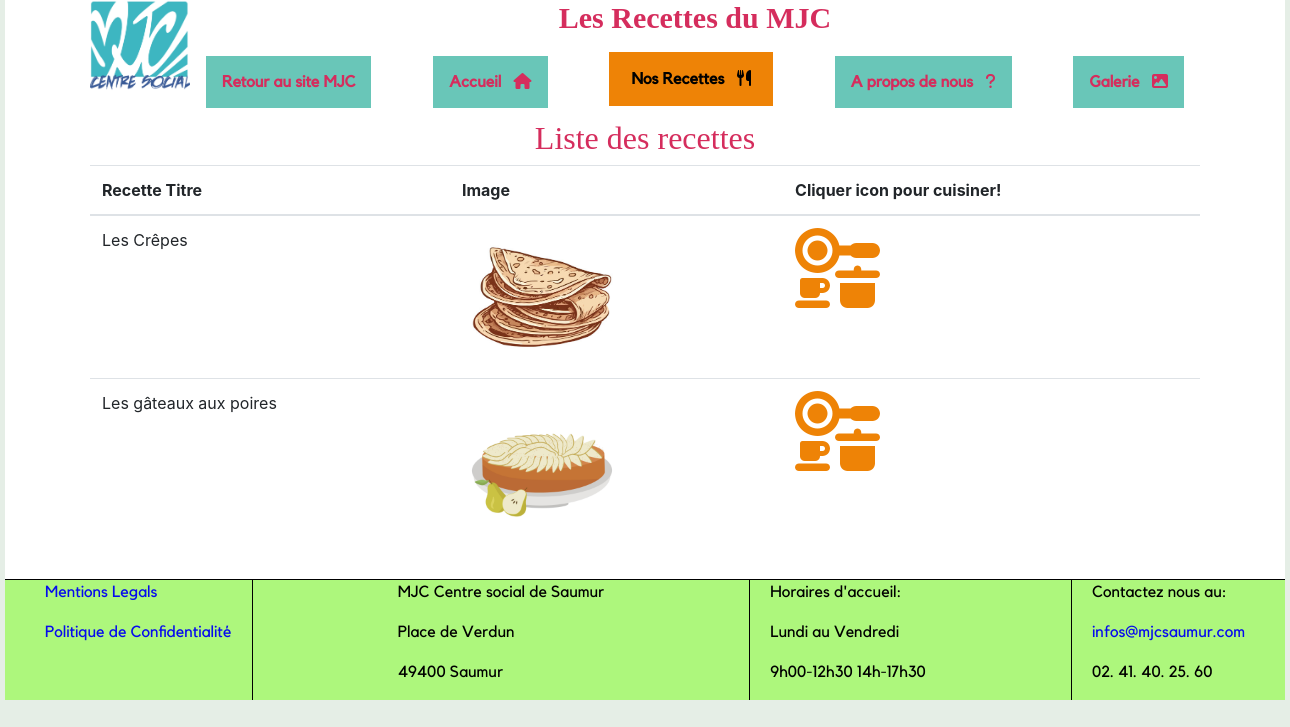
Page /index.php?controller=recipes&action=listRecipes on the earlier database version.
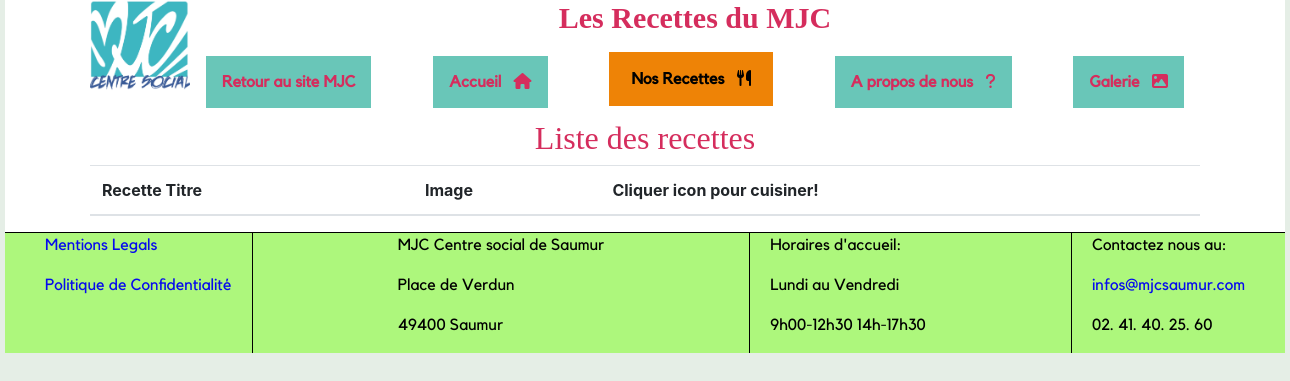
Same page on the later database version.
### tables this page shows
CREATE TABLE IF NOT EXISTS `recipetable` (
  `recetteId` int NOT NULL AUTO_INCREMENT,
  `recetteTitle` varchar(255) NOT NULL,
  `Ingredients` varchar(500) NOT NULL,
  `recetteImage` varchar(255) DEFAULT NULL,
  `recetteMethode` varchar(500) NOT NULL,
  `recetteFalc` varchar(255) DEFAULT NULL,
  PRIMARY KEY (`recetteId`)
);

### Controllers/Controller.php (called while the page is built, shortened)
<?php
abstract class Controller
{
    public function render(string $path, array $data = []) {
    extract($data);
    include dirname(__DIR__) . '/Views/' . $path . ".php";
    include dirname(__DIR__).'/Views/base.php';
    }
}
?>

### Controllers/RecipesController.php (called while the page is built, shortened)
<?php
class recipesController extends Controller
{
    public function listRecipes() {
        $recipes = new recipeModel();
        $list = $recipes->findAll();
        $this->render("Recipes/listRecipes",["list"=>$list]);
    }
}
?>

### Public/index.php (called while the page is built, shortened)
<?php
include '../autoloader.php';
$route = new Router();
$route->routes();
?>

### autoloader.php (called while the page is built, shortened)
<?php
class autoloader {
static function autoload($class)
 {
    $class = str_replace(__NAMESPACE__.'\\','',$class);
    $class = str_replace('\\','/', $class);
 }
}
?>

### Core/dbConnect.php (called while the page is built, shortened)
<?php
class dbConnect
{
    public function __construct()
    {
        try {
            $this->connection = new PDO('mysql:host='.self::SERVER.';dbname=' . self::BASE, self::USER, self::PASSWORD);
        }
        catch (Exception $e)
        {
            die("Error : " . $e->getMessage());
        }
    }
}
?>

### Models/recipeModel.php (called while the page is built, shortened)
<?php
class recipeModel extends dbConnect {
    public function findAll() {
        $this->request = "SELECT * FROM recipetable";
        $result = $this->connection->query($this->request);
        $list=$result->fetchAll();
        return $list;
    }
    }
?>

### Views/recipes/listRecipes.php (the view, shortened to what this page needs)
<h2>Liste des recettes</h2>
<div class="listRecipe">
    <table class="table">
        <thead>
            <tr>
                <th scope="col">Recette Titre</th>
                <th scope="col">Image</th>
                <th scope="col">Cliquer icon pour cuisiner!</th>
            </tr>
        </thead>
        <?php
            foreach ($list as $value) {
                    echo "<tr>";
                    echo "<td>" .$value->recetteTitle . "</td>";
                    echo "<td><img src='$value->recetteImage' class='picture'></img></td>";
                    echo "<td><a href='index.php?controller=recipes&action=showRecipe&id=$value->recetteId'><i class='fa-solid fa-kitchen-set bigger'></i></a></td>";
                    echo "</tr>";
                }
            ?>
    </table>
</div>

Differences in the rows shown:
removed recipetable: recetteTitle "Les Crêpes", recetteImage (picture)
removed recipetable: recetteTitle "Les gâteaux aux poires", recetteImage (picture)
